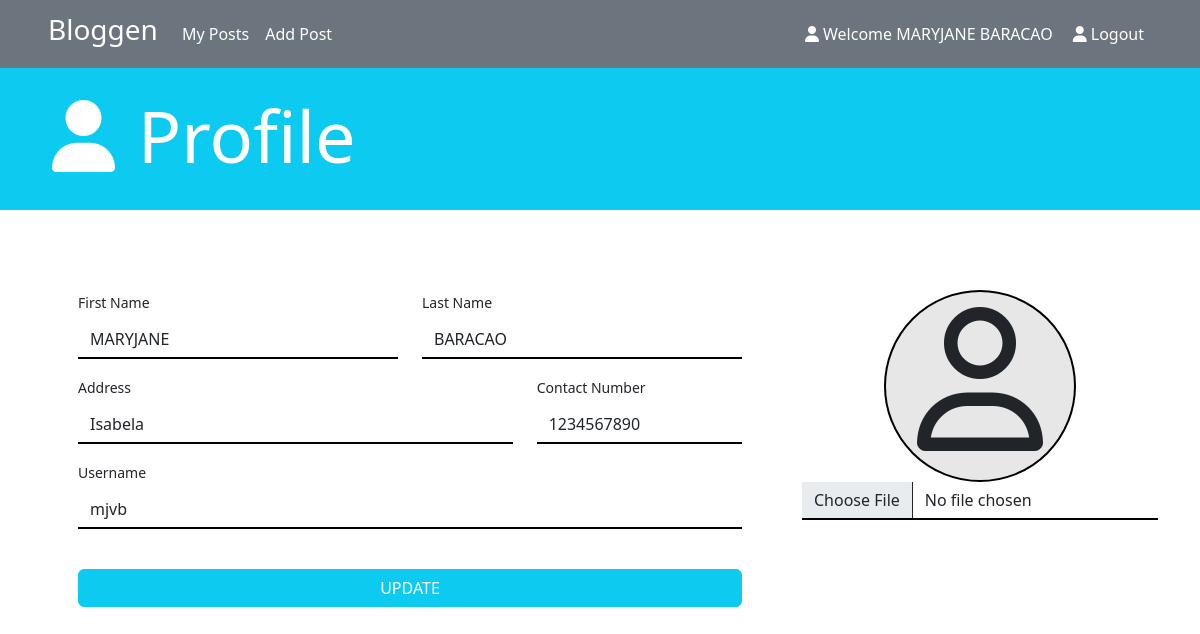
The app's page /profile.php (signed in) with its own data.
### tables this page shows
CREATE TABLE `users` (
  `user_id` int(11) NOT NULL,
  `first_name` varchar(45) NOT NULL,
  `last_name` varchar(45) NOT NULL,
  `contact_number` varchar(45) NOT NULL,
  `address` varchar(45) NOT NULL,
  `avatar` varchar(45) DEFAULT NULL,
  `account_id` int(11) NOT NULL
);

CREATE TABLE `accounts` (
  `account_id` int(11) NOT NULL,
  `username` varchar(15) NOT NULL,
  `password` varchar(255) NOT NULL,
  `role` varchar(1) NOT NULL DEFAULT 'U'
);

### profile.php (the view, shortened to what this page needs)
<?php
function getProfileDetails($profile_id){
    $conn = connection();
    $sql = "SELECT * FROM accounts INNER JOIN users ON accounts.account_id = users.account_id WHERE accounts.account_id = $profile_id";
    if($result = $conn->query($sql)){
        return $result->fetch_assoc();
    } else {
        die("Error: " . $conn->error);
    }
}
$user_details = getProfileDetails($_SESSION['account_id']);
?>
<!DOCTYPE html>
<html lang="en">
<head>
    <link rel="stylesheet" href="https://cdnjs.cloudflare.com/ajax/libs/font-awesome/6.2.0/css/all.min.css"
 />
    <link href="https://cdn.jsdelivr.net/npm/bootstrap@5.2.1/dist/css/bootstrap.min.css" rel="stylesheet"
>
    <link rel="stylesheet" href="css/style.css">
    <link rel="stylesheet" href="css/profile.css">
</head>
<body>
    <header>
        <?php
        if ($_SESSION['role'] == "U") {
            include 'user-menu.php';
        } else {
            include 'admin-menu.php';
        }
?>
        <div class="container-fluid bg-info text-white p-4 ps-5">
            <h2 class="display-2"><i class="fa-solid mx-1 fa-user"></i> Profile</h2>
        </div>
    </header>
    <main class="container">
        <form method="post" enctype="multipart/form-data">
            <div class="row">
                <div class="col-8 px-5">
                    <div class="row mb-3">
                        <div class="col-6">
                            <label for="first-name" class="small form-label">First Name</label>
                            <input type="text" name="first_name" id="first-name" class="form-control" required autofocus
                                value="<?= $user_details['first_name'] ?>">
                        </div>
                        <div class="col-6">
                            <label for="last-name" class="small form-label">Last Name</label>
                            <input type="text" name="last_name" id="last-name" class="form-control" required
                                value="<?= $user_details['last_name'] ?>">
                        </div>
                    </div>
                    <div class="row mb-3">
                        <div class="col-md-8">
                            <label for="address" class="small form-label">Address</label>
                            <input type="text" name="address" id="address" class="form-control" required
                                value="<?= $user_details['address'] ?>">
                        </div>
                        <div class="col-md-4">
                            <label for="contact-number" class="small form-label">Contact Number</label>
                            <input type="text" name="contact_number" id="contact-number" class="form-control" required
                                value="<?= $user_details['contact_number'] ?>">
                        </div>
                    </div>
                    <label for="username" class="small form-label">Username</label>
                    <input type="text" name="username" id="username" class="form-control mb-3" required
                        value="<?= $user_details['username'] ?>">
                    <button type="submit" class="btn btn-info text-white text-uppercase mt-4 w-100"
                        name="btn_update">Update</button>
                </div>
                <div class="col-4 avatar-icon">
                    <?php
                    if($user_details['avatar']){
                        ?>
                    <img src="images/<?= $user_details['avatar'] ?>" alt="<?= $user_details['avatar'] ?>"
                        class="profile-photo d-block">
                    <?php
                    }else{
                        ?>
                    <i class=" fa-regular fa-user d-block text-center rounded"></i>
                    <?php
                    }
                ?>
                    <input type="file" name="avatar" class="form-control" aria-label="Choose Photo" accept="image/*">
                </div>
            </div>
        </form>
    </main>
</body>
</html>

### css/style.css (style rules this page uses)
main.container { margin-top: 80px; margin-bottom: 100px; }
.form-control, .form-select { outline: none; border: none; border-bottom: 2px solid black !important; border-radius: 0; -webkit-box-shadow: none !important; -moz-box-shadow: none !important; box-shadow: none !important; }

### css/profile.css (style rules this page uses)
.avatar-icon i { width: 12rem; height: 12rem; font-size: 9rem !important; margin: auto; padding: 15px 0 0 0; border:solid 2px black !important; border-radius: 50% !important; background-color: rgb(231, 231, 231); }

### records on screen
users: first_name "MARYJANE", last_name "BARACAO", address "Isabela", contact_number "1234567890", username "mjvb"

### other values on screen
$_SESSION['full_name'] "MARYJANE BARACAO"
